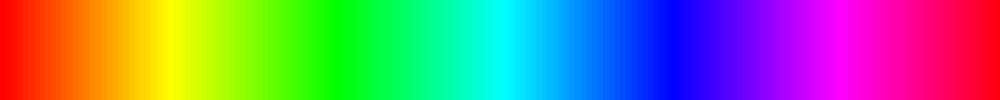
#> input picture Imagens/em-spectrum.png, 1000 x 100 px
$ jupyter execute task-electromagnetic-spectrum.ipynb
#> lines starting #> are read from the running program, lines starting #| are printed output that depends on the picture
# Task Electromagnetic Spectrum

Develop the code capable of generating the image ```em-spectrum.png``` with dimensions $100\times 1000$.

[cell 1]
import cv2
import matplotlib.pyplot as plt
import numpy as np

[cell 2]
bgr = cv2.imread('../Imagens/em-spectrum.png')
#> bgr is the input picture: shape (100, 1000, 3); mean B, G, R 127.9, 127.9, 126.8
rgb = cv2.cvtColor(bgr, cv2.COLOR_BGR2RGB)
plt.imshow(rgb)

[cell 3]
height = 100
width = 1000
image = np.zeros((height, width, 3), dtype=np.uint8)

for x in range(width):
    hue = int(180 * x / width)  # Mapeia a posição para o intervalo de 0 a 180 (Hue)
    color = np.array([[[hue, 255, 255]]], dtype=np.uint8) # Cria um pixel com a cor no espaço HSV
    rgb_color = cv2.cvtColor(color, cv2.COLOR_HSV2RGB) # Converte a cor para o espaço RGB
    image[:, x, :] = rgb_color # Pinta a coluna x com a cor calculada

image = cv2.cvtColor(image, cv2.COLOR_BGR2RGB)
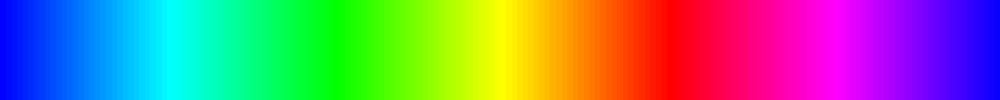
#> image: shape (100, 1000, 3); mean R, G, B 127.5, 127.5, 127.5
plt.imshow(image)
plt.show()
